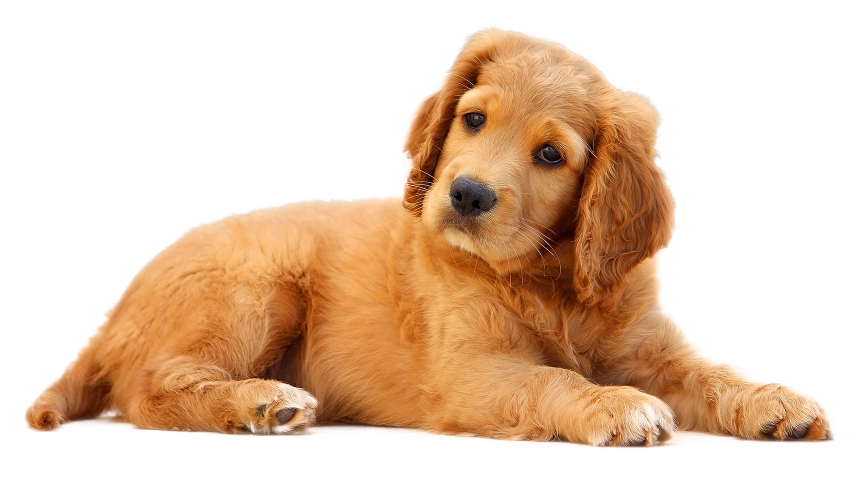
#> input picture doggo.png, 1725 x 1000 px (shown at 1/2 size)
$ jupyter execute --allow-errors image_basics.ipynb
#> lines starting #> are read from the running program, lines starting #| are printed output that depends on the picture
[cell 1]
#  libopencv-dev and python-opencv are installed systemwide
import cv2

[cell 2]
print("")
print("Hi... This is Image Manipulation by Python")
print("")

[cell 3]
import numpy as np
import matplotlib.pyplot as plt


from skimage import img_as_uint
from skimage.io import imshow, imread
from skimage.color import rgb2hsv
from skimage.color import rgb2gray

[cell 4]
array_1 = np.array([[255, 0], [0, 255]])
array_1.ndim
array_1

[cell 5]
imshow(array_1, cmap = 'gray')
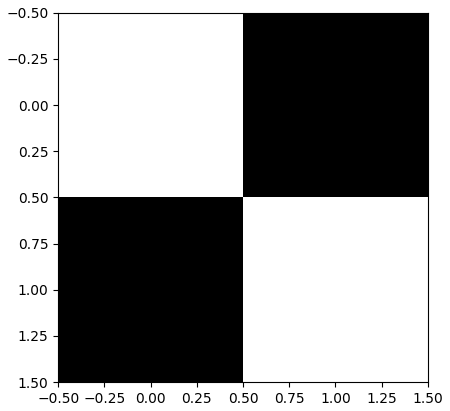
#> figure drawn by matplotlib, 1 panel

[cell 6]
array_2 = np.array([[255, 0, 255], [0, 255, 0], [255, 0, 255]])
print(array_2)
print(array_2.ndim)

[cell 7]
imshow(array_2, cmap = 'gray')
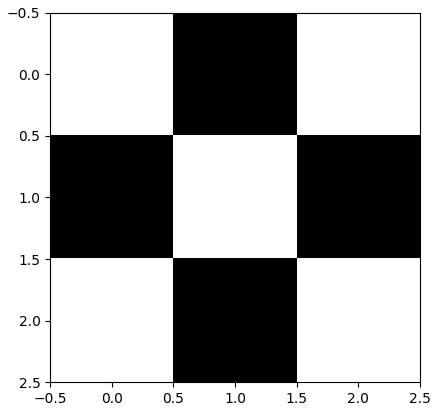
#> figure drawn by matplotlib, 1 panel

[cell 8]
np.arange(0,255,5)
array_spectrum = np.array([np.arange(0,255,5), np.arange(255,0,-5), np.arange(0,255,5), np.arange(255,0,-5)])
array_spectrum

[cell 9]
array_spectrum = np.array([np.arange(0,255,5), np.arange(255,0,-5), np.arange(0,255,5), np.arange(255,0,-5)])
fig, ax = plt.subplots(1, 2,figsize=(12,4))
ax[0].imshow(array_spectrum, cmap = 'gray')
ax[0].set_title('Arange Generation')
ax[1].imshow(array_spectrum.T, cmap = 'gray')
ax[1].set_title('Transpose Generation')
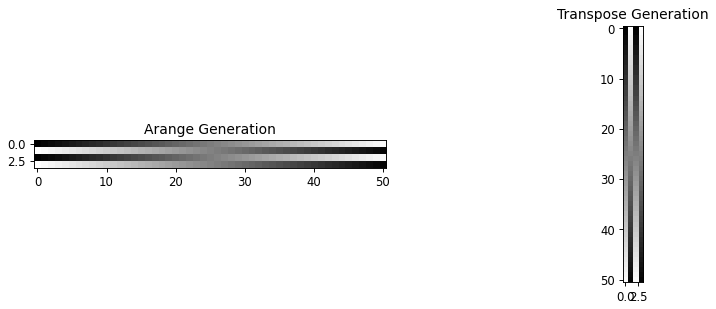
#> figure drawn by matplotlib, 2 panels

[cell 10]
array_colors = np.array([[[255, 0, 0], [0, 255, 0], [0, 0, 255]]])
print(array_colors)
print(array_colors.ndim)
print("")
print(array_colors[0])
print("")
print(array_colors[0,0])

[cell 11]
imshow(array_colors)
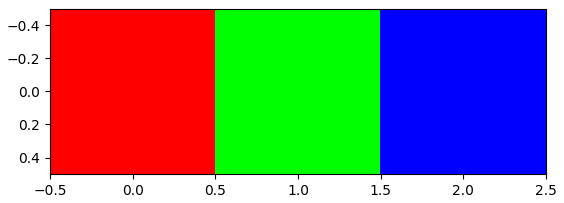
#> figure drawn by matplotlib, 1 panel

[cell 12]
doggo = imread('doggo.png')
#> doggo is the input picture: shape (1000, 1725, 4); mean R, G, B, A 224.5, 192.8, 166, 101.3
imshow(doggo)

[cell 13]
from PIL import Image
doggy = Image.open("doggo.png")
# type(doggy)
print(doggy.mode)
#| RGBA

[cell 14]
print("shape of matrix", doggo.shape)
#| shape of matrix (1000, 1725, 4)
print("dimensions", doggo.ndim)
#| dimensions 3
print(doggo[0,0])
#| [255 255 255   0]
doggo[:,:,3] = 255
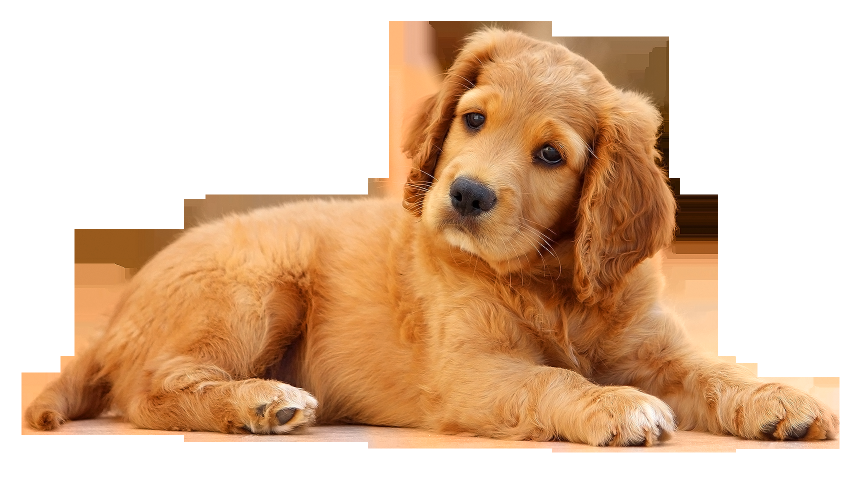
#> doggo: shape (1000, 1725, 4) (shown at 1/2 size); mean R, G, B, A 224.5, 192.8, 166, 255
imshow(doggo)

[cell 15]
imshow(doggo)

[cell 16]
fig, ax = plt.subplots(1, 3, figsize=(6,4),
sharey= True)
ax[0].imshow(doggo[:, 0:300])
ax[0].set_title('First Split')
ax[1].imshow(doggo[:, 300:600])
ax[1].set_title('Second Split')
ax[2].imshow(doggo[:, 600:1000])
ax[2].set_title('Third Split');
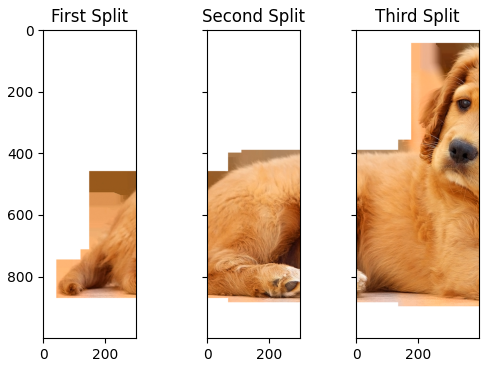
#> figure drawn by matplotlib, 3 panels

[cell 17]
imshow(doggo[0:600, 800:1400])
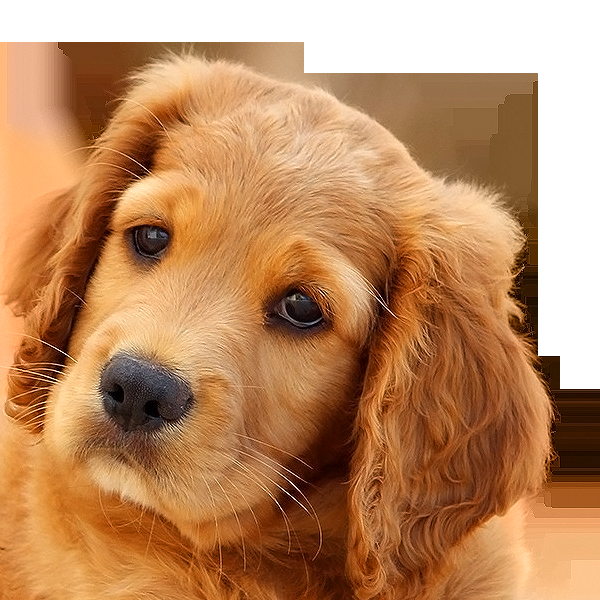
#> shown: shape (600, 600, 4); mean R, G, B, A 188.7, 137.7, 96, 255

[cell 18]
fig, ax = plt.subplots(1, 3, figsize=(12,4), sharey = True)
ax[0].imshow(doggo[:,:,0], cmap='Reds')
ax[0].set_title('Red')
ax[1].imshow(doggo[:,:,1],cmap='Greens')
ax[1].set_title('Green')
ax[2].imshow(doggo[:,:,2], cmap='Blues')
ax[2].set_title('Blue');
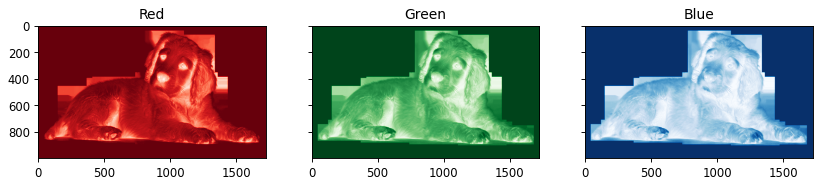
#> figure drawn by matplotlib, 3 panels

$ run again, with function.JPG saved as doggo.png
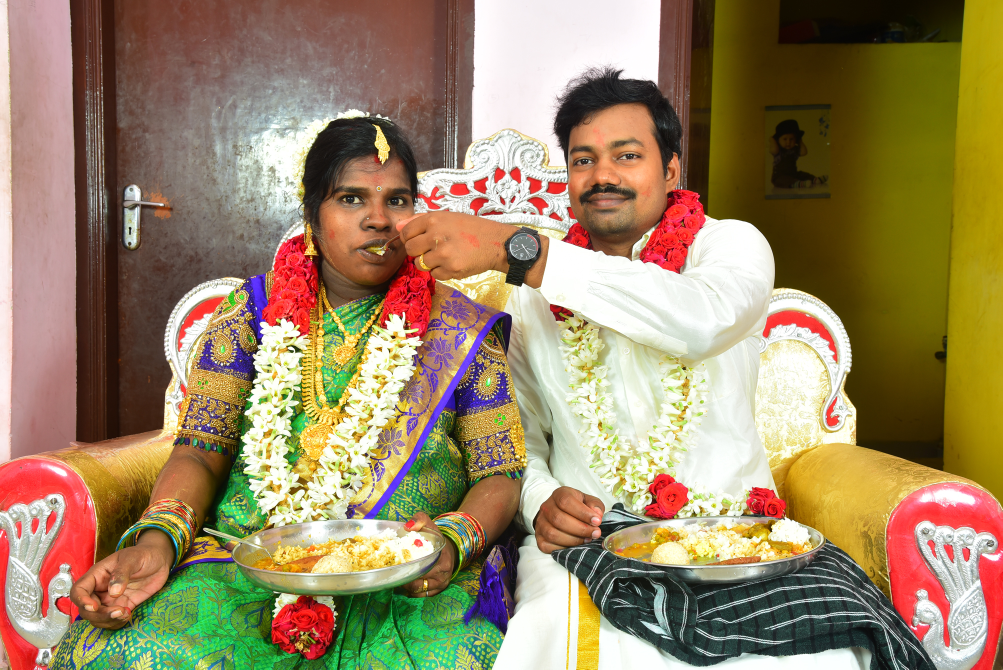
#> input picture function.JPG, 2005 x 1339 px (shown at 1/2 size)
#> doggo is the input picture: shape (1339, 2005, 3); mean R, G, B 154.6, 133.9, 100.2
#| RGB
#| shape of matrix (1339, 2005, 3)
#| dimensions 3
#| [249 239 240]
#> `[cell 17] imshow(doggo[0:600, 800:1400])`:
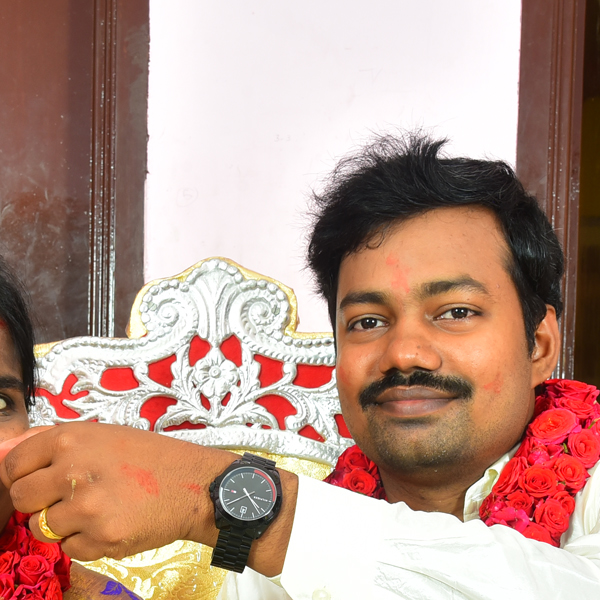
#> shown: shape (600, 600, 3); mean R, G, B 185.1, 150.2, 137.1
#> doggo_hsv: shape (1339, 2005, 3) float64; mean of channels 0, 1, 2 0.241, 0.476, 0.636
#> `[cell 19] doggo_hsv = rgb2hsv(doggo) fig, ax = plt.subplots(1, 3, figs..`:
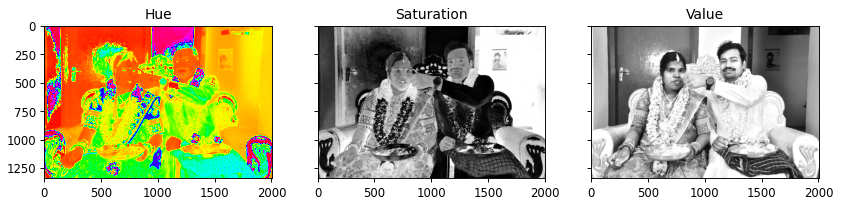
#> figure drawn by matplotlib, 3 panels
